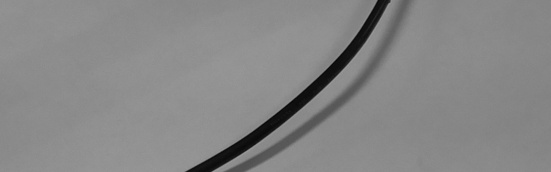
#> input picture Tube_pic/camera70_tube01_roi01.jpg, 551 x 172 px, found by its file name
$ python PicSplitMergeInit.py   (older library calls are emulated)
#> lines starting #> are read from the running program, lines starting #| are printed output that depends on the picture; after the words box and inside, x2 and y2 are one past the last pixel; in counts of white or black regions, pixels touching at a corner belong together
# -*- coding: utf-8 -*-
"""
Created on Mon Nov 26 22:19:54 2018

@author: 施腾芮
"""
import cv2
import numpy as np

def Pic_Process(img):
      imgcopy = img.copy()
      gray = cv2.cvtColor(imgcopy, cv2.COLOR_BGR2GRAY)
      grayImage = cv2.medianBlur(gray, 5)
      ret, binary = cv2.threshold(grayImage, 80, 255, cv2.THRESH_BINARY)
      binary = cv2.Canny(binary, 100, 255)
      image, contours, hierarchy = cv2.findContours(binary, cv2.RETR_EXTERNAL, cv2.CHAIN_APPROX_NONE)
      cv2.drawContours(img, contours, -1, (255, 0, 0), 2)
      #contours[0]为右边那条轮廓拟合右边的那条轮廓
      cnt = contours[0]
      rows,cols = img.shape[:2]
      [vx,vy,x,y]=cv2.fitLine(cnt,cv2.DIST_L2,0,0.01,0.01)
      xa = x - (vx/vy) * y
      ya = 0
      xb = x + (vx/vy) * (rows - y)
      yb = rows
      img = cv2.line(img,(xa,ya),(xb,yb),(0,255,0),2)
      return img

def Split_Pic(img,n):
      names = locals()
      img_rows,img_cols = img.shape[:2]
      for i in range(n):
            names['img_split'+str(i)] = img[int(i*img_rows/n):int((i+1)*img_rows/n), 0:int(img_cols)]
            names['pic'+str(i)] = Pic_Process(names['img_split'+str(i)])
            cv2.imwrite('D:\\twelve1212\\Tube_pic\\merge'+'%d'%i+'.jpg', names['pic'+str(i)])
            cv2.imshow("img"+'%d'%i, names['pic'+str(i)])

def Merge_Pic(n):
      names = locals()
      imgfinal = cv2.imread('D:\\twelve1212\\Tube_pic\\merge0.jpg')
      for i in range(1,n):
            names['img_split'+str(i)] = cv2.imread('D:\\twelve1212\\Tube_pic\\merge'+'%d'%i+'.jpg')
            imgfinal = np.concatenate((imgfinal, names['img_split'+str(i)]))
      cv2.imshow("imgfinal", imgfinal)

if __name__ == '__main__':
      img = cv2.imread('D:\\twelve1212\\Tube_pic\\camera70_tube01_roi01.jpg')
#> img is the input picture: shape (172, 551, 3); min 2, max 156, mean 134.9
      Split_Pic(img,8)
#> the loop in Split_Pic, `for i in range(n):` made 1 pass
#> (contours in Pic_Process, vx in Pic_Process, vy in Pic_Process, x in Pic_Process, y in Pic_Process, xa in Pic_Process, xb in Pic_Process) on pass 1: (2 contours, all with area under 20, [0.485], [-0.875], [384], [10], [389.6], [378])
#> pass 1, in Pic_Process, `imgcopy = img.copy()`:
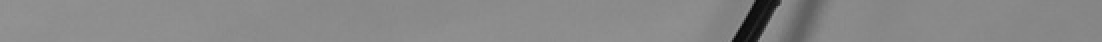
#> imgcopy: shape (21, 551, 3) (shown 2 times larger); min 8, max 151, mean 135
#> pass 1, in Pic_Process, `ret, binary = cv2.threshold(grayImage, 80, 255, cv2.THRESH_BINARY)`:
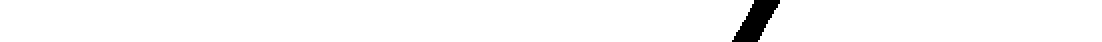
#> binary: shape (21, 551) (shown 2 times larger); 97.7% white; 1 black region, box (x1, y1, x2, y2) and area: (366, 0, 390, 21) 267
#> after the loop in Split_Pic, `for i in range(n):`: names = 7 items
#> (the run stopped early here; a loop or call above may not have finished)
